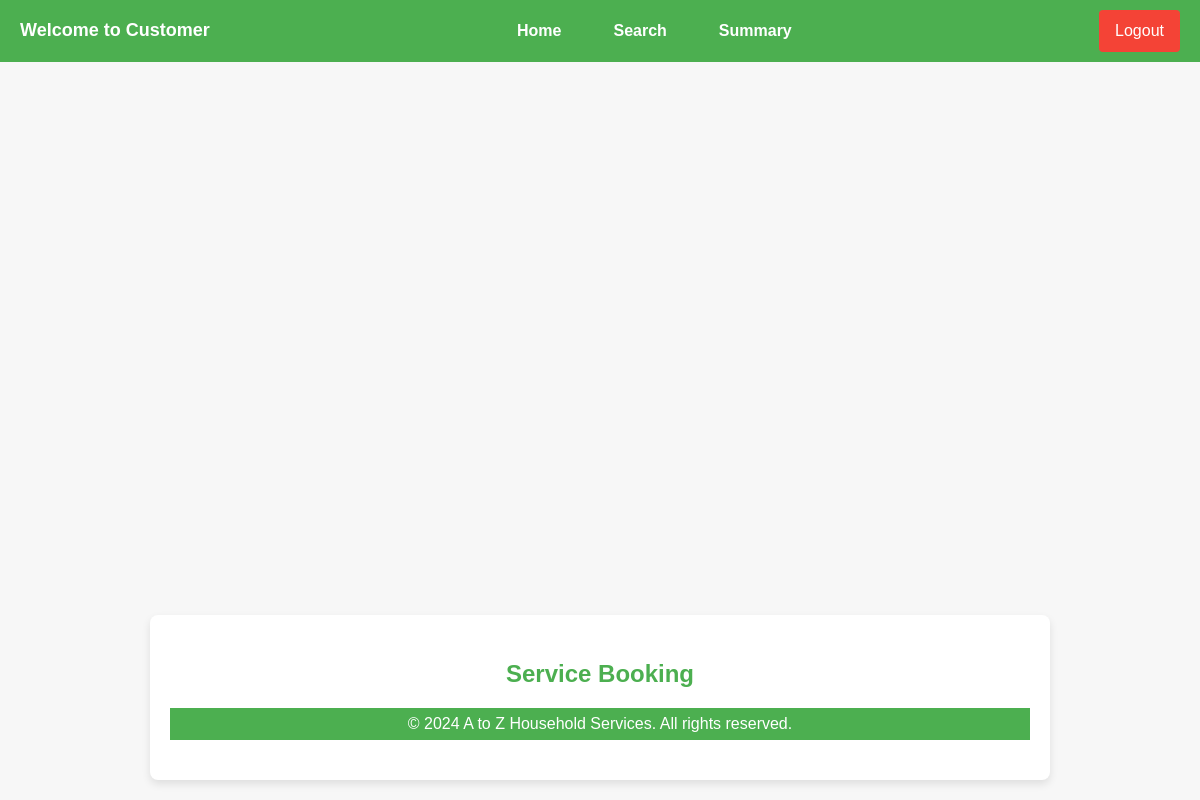
The page /booking/cleaning/3/3 on the database as committed earlier.
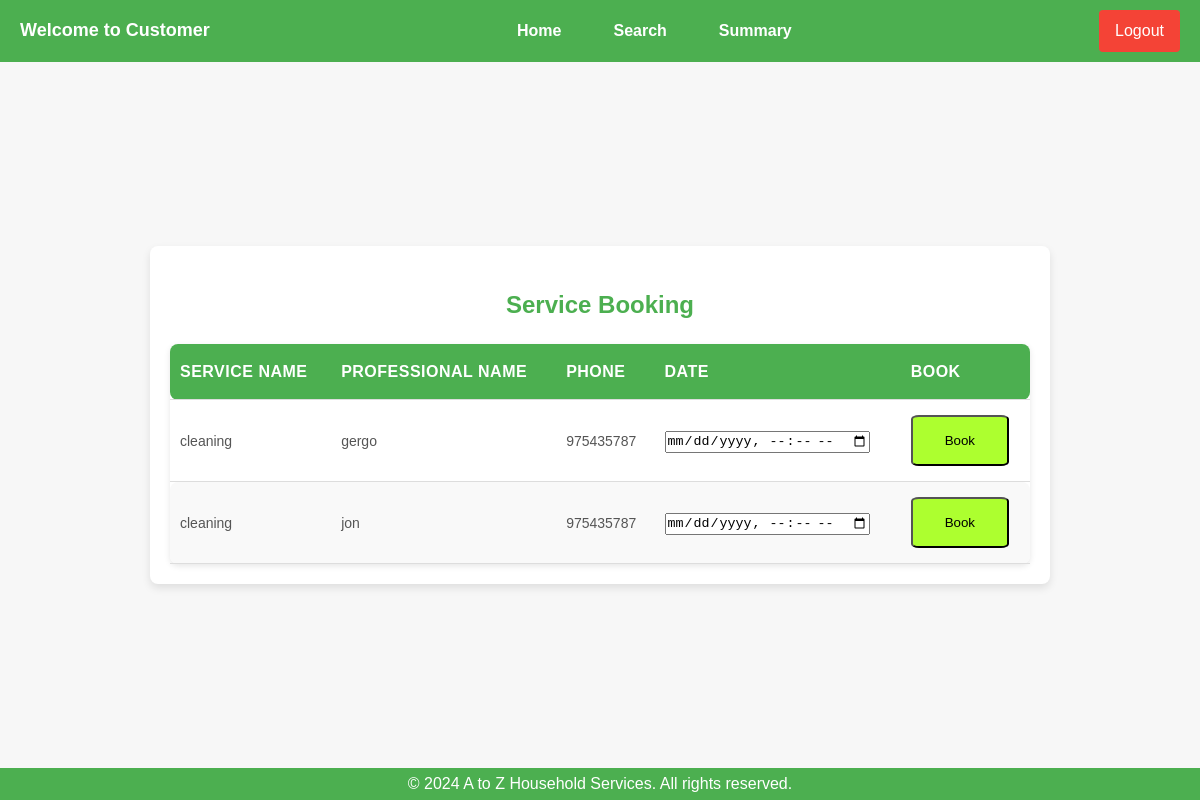
The same page on the database as committed later.
### backend/models.py (models this page shows)
class ServiceProfessional(db.Model):
    __tablename__ = 'service_professionals'
    id = db.Column(db.Integer, primary_key=True)
    username = db.Column(db.String(80), unique=True, nullable=False)
    password = db.Column(db.String(120), nullable=False)
    role = db.Column(db.String(20), nullable=False)
    name = db.Column(db.String(120), nullable=False)
    date_created = db.Column(db.DateTime, default=datetime.now())
    service_id = db.Column(db.Integer, db.ForeignKey('services.id'), nullable=False)
    service_type = db.Column(db.String, nullable=False)
    experience = db.Column(db.Integer, nullable=False)
    address = db.Column(db.String(240), nullable=True)
    phone = db.Column(db.Integer, nullable=False)
    pincode = db.Column(db.Integer, nullable=False)
    approved = db.Column(db.Boolean, default=False)  # Admin approval status
    blocked = db.Column(db.Boolean, default=False)  # Admin block status

### backend/controllers.py (the view)
@app.route("/booking/<name>/<uid>/<sid>")
def booking(name,uid,sid):
    professionals = ServiceProfessional.query.filter_by(service_id=sid).all()
    print(professionals)
    return render_template("booking.html",name=name,uid=uid,sid=sid,professionals=professionals)

### templates/booking.html (shortened to what this page needs)
<!DOCTYPE html>
<html lang="en">
<head>
    <link rel="stylesheet" href="/static/main.css">
</head>
<body>
<nav class="navbar">
    <div class="navbar-left">
        <span>Welcome to Customer</span>
    </div>
    <ul class="navbar-links">
        <li><a href="/dashboard/{{uid}}/{{name}}">Home</a></li>
        <li><a href="/search">Search</a></li>
        <li><a href="/summary">Summary</a></li>
    </ul>
    <div class="navbar-right">
        <a href="/logout" class="btn btn-logout">Logout</a>
    </div>
</nav>
<main class="my-container">
    <section id="service-history">
        <h3>Service Booking</h3>
        <table>
            {%if professionals%}
            <thead>
                <tr>
                    <th>Service Name</th>
                    <th>Professional Name</th>
                    <th>Phone</th>
                    <th>Date</th>
                    <th>Book</th>
                </tr>
            </thead>
            <tbody>
                {%for prof in professionals%}
                <tr>
                    <td>{{prof.service_type}}</td>
                    <td>{{prof.name}}</td>
                    <td>{{prof.phone}}</td>
                    <form action="/servicereq/create/{{name}}/{{uid}}/{{prof.id}}/{{sid}}" method="POST">
                        <td><input type="datetime-local" name="date" id="date"></td>
                        <td><button class="btn-edit">Book</button></td>
                    </form>
                </tr>
                {%endfor%}
            </tbody>
        </table>
        {%endif%}
    </section>
</main>
<footer>
    <p>&copy; 2024 A to Z Household Services. All rights reserved.</p>
</footer>
</body>
</html>

### static/main.css (style rules this page uses)
* { margin: 0; padding: 0; box-sizing: border-box; }
body { font-family: Arial, sans-serif; background-color: #f7f7f7; color: #333; line-height: 1.6; display: flex; flex-direction: column; justify-content:space-between; align-items: center; height: 100vh; }
.btn-edit { padding: 1rem 2rem; background-color: greenyellow; border-radius: 8%; transition: transform 0.3s ease-in-out }
.navbar { width: 100%; background-color: #4CAF50; padding: 10px 20px; display: flex; justify-content: space-between; align-items: center; position: sticky; top: 0; z-index: 1000; }
.navbar-left { color: white; font-size: 18px; font-weight: bold; }
.navbar-links { list-style: none; display: flex; gap: 20px; }
.navbar-links li { display: inline-block; }
.navbar-links a { color: white; text-decoration: none; font-size: 16px; font-weight: bold; padding: 8px 16px; transition: background-color 0.3s; }
.navbar-right { display: flex; align-items: center; }
.navbar-right .btn-logout { background-color: #f44336; color: white; padding: 8px 16px; border-radius: 4px; cursor: pointer; text-decoration: none; }
.my-container { width: 100%; max-width: 900px; max-height: min-content; margin: 20px auto; padding: 20px; background-color: #ffffff; box-shadow: 0 4px 8px rgba(0, 0, 0, 0.1); border-radius: 8px; }
h3 { color: #4CAF50; font-size: 24px; margin-bottom: 10px; }
#service-history { margin-top: 20px; }
#service-history h3 { color: #4CAF50; font-size: 24px; text-align: center; margin-bottom: 15px; }
table { width:100%; border-collapse: collapse; margin-top: 20px; border-radius: 8px; box-shadow: 0 2px 6px rgba(0, 0, 0, 0.1); }
table th, table td { text-align: left; padding: 15px 10px; border-bottom: 1px solid #ddd; }
table th { background-color: #4CAF50; color: white; font-size: 16px; text-transform: uppercase; letter-spacing: 0.5px; }
table tr:nth-child(even) { background-color: #f9f9f9; }
table td { color: #555; font-size: 14px; vertical-align: middle; }
table th:first-child, table td:first-child { border-top-left-radius: 8px; border-bottom-left-radius: 8px; }
table th:last-child, table td:last-child { border-top-right-radius: 8px; border-bottom-right-radius: 8px; }
footer { background-color: #4CAF50; color: white; text-align: center; width: 100%; padding: 3px 0; bottom: 0; }

Rows that differ between the two databases and show on the page:
added ServiceProfessional: service_type "cleaning", name "gergo", phone "975435787"
added ServiceProfessional: service_type "cleaning", name "jon", phone "975435787"
Other text that changed with them:
text now shown: "SERVICE NAME PROFESSIONAL NAME PHONE DATE BOOK"
